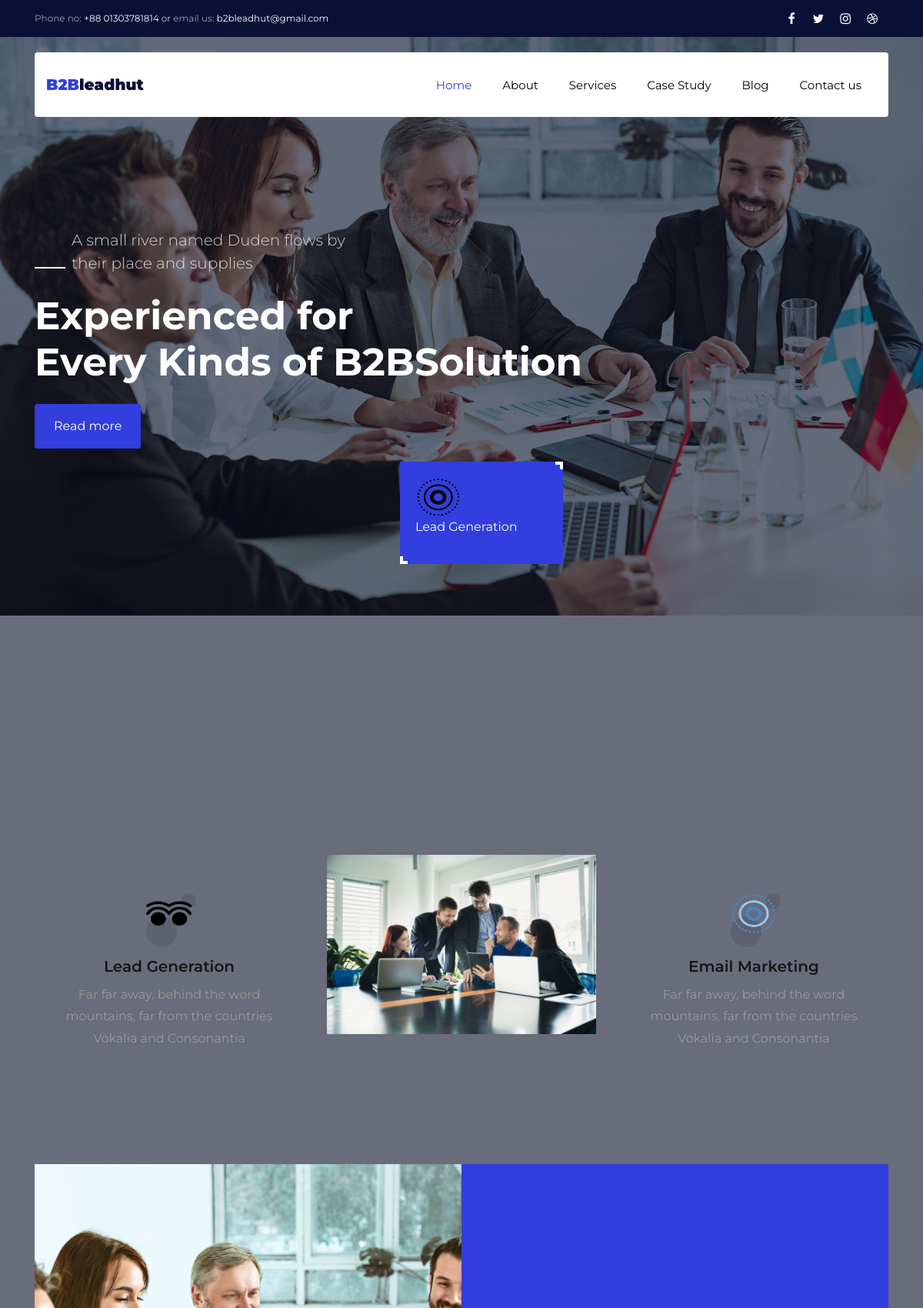
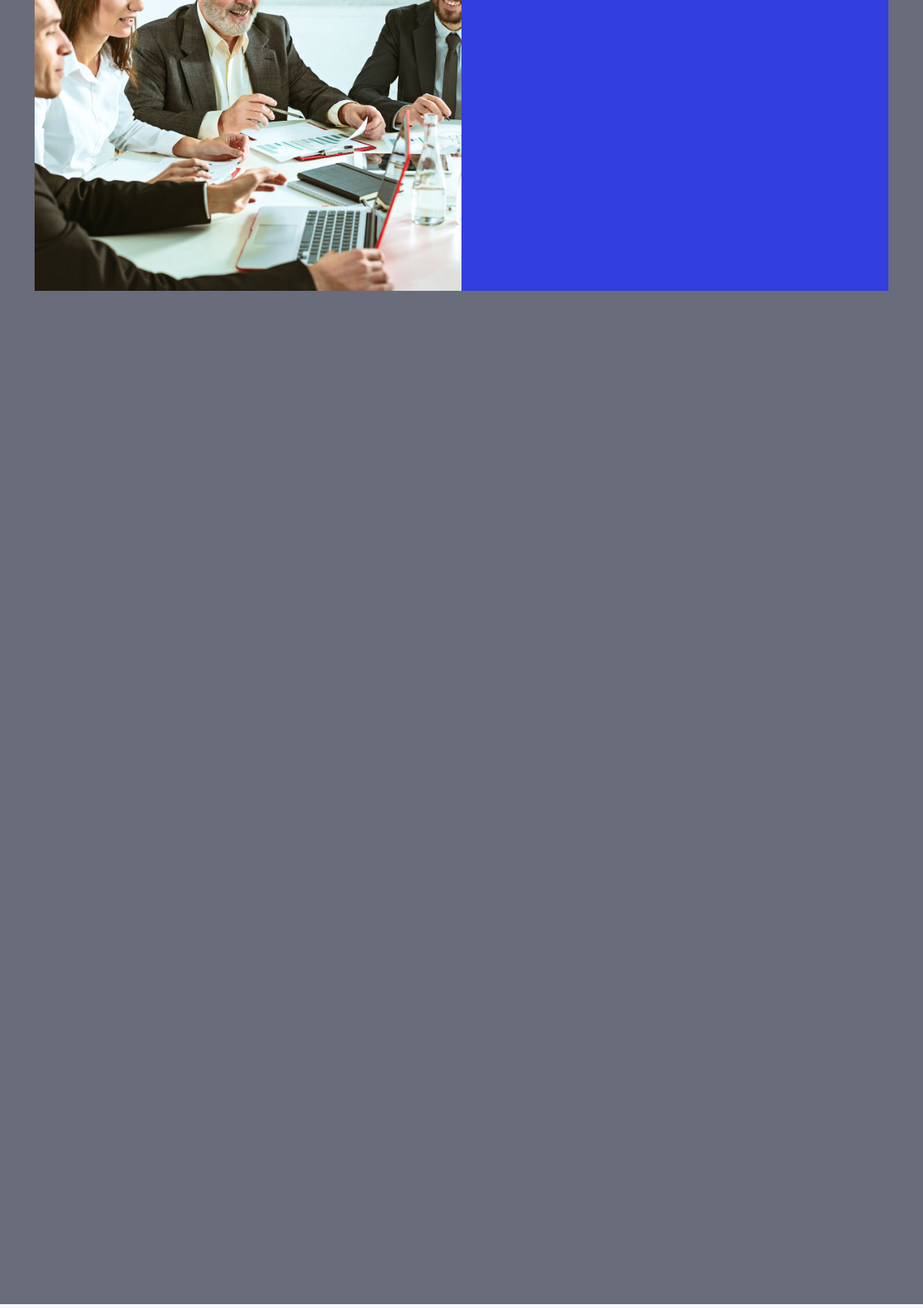
The page / (upper part) on the database its author committed (2 pictures, top to bottom).
### service/models.py (models this page shows, shortened)
class ServiceItem(models.Model):
    icon = IconField(blank=True, null=True)
    icon_v2 = models.ImageField(upload_to="icon/img", blank=True, null=True)
    title = models.CharField(max_length=50, blank=True, null=True)
    details = models.CharField(max_length=50, blank=True, null=True)

### base_app/models.py (models this page shows, shortened)
class AboutPromoLeftItem(models.Model):
    icon = models.ImageField(upload_to="img/icon", blank=True, null=True)
    title = models.CharField(max_length=50, blank=True, null=True)
    sub_content = models.CharField(max_length=100, blank=True, null=True)
    plank_left = models.BooleanField(default=False)

class AboutPromoBanner(models.Model):
    title = models.CharField(max_length=50, blank=True, null=True)
    image = models.ImageField(upload_to="banner/img", blank=True, null=True)

class AboutPromoRightItem(models.Model):
    icon = models.ImageField(upload_to="img/icon", blank=True, null=True)
    title = models.CharField(max_length=50, blank=True, null=True)
    sub_content = models.CharField(max_length=100, blank=True, null=True)
    plank_right = models.BooleanField(default=False)

class About(models.Model):
    title = models.CharField(max_length=150, blank=True, null=True)
    sub_content = models.TextField(blank=True, null=True)
    Project_Complete = models.IntegerField(default=1, blank=True, null=True)
    Happy_Clients = models.IntegerField(default=1, blank=True, null=True)
    Business_Partners = models.IntegerField(default=1, blank=True, null=True)
    B2b_Consultant = models.IntegerField(default=1, blank=True, null=True)
    left_banner_image = models.ImageField(upload_to="promo/img", height_field=None, width_field=None, max_length=None)

### base_app/views.py (the view, shortened to what this page needs)
# urls.py: path('', IndexTemplateView, name="index"),
def IndexTemplateView(request):
    service = ServiceItem.objects.all().order_by('-id')
    serviceTop = ServiceItem.objects.all()[:3]
    service_price = ServicePrice.objects.all()
    strategic_work = StrategicWork.objects.all()
    category = Category.objects.all()
    AboutIndex = About.objects.all()
    AboutTeamIndex = AboutTeam.objects.all()
    AboutPromoIndex = AboutPromoTitle.objects.all()
    AboutLeftPromoIndex = AboutPromoLeftItem.objects.all()
    AboutPromoTitleIndex = AboutPromoTitle.objects.all()
    AboutMedelPromoIndex = AboutPromoBanner.objects.all()
    AboutRightPromoIndex = AboutPromoRightItem.objects.all()
    blog_Post = Blog.objects.all().order_by('-timestamp')[:3]
    return render(request, 'index.html', context={
        'service': service,
        'service_price': service_price,
        'strategic_work': strategic_work,
        'category': category,
        'about': AboutIndex,
        'serviceTop': serviceTop,
        'AboutTeam': AboutTeamIndex,
        'blog_Post': blog_Post,
        'AboutPromo': AboutPromoIndex,
        'AboutLeftPromo': AboutLeftPromoIndex,
        'AboutPromoTitle': AboutPromoTitleIndex,
        'AboutMedelPromo': AboutMedelPromoIndex,
        'AboutRightPromo': AboutRightPromoIndex
    })

### base_app/models.py (called while the page is built)
    def get_absolute_url(self):
        return reverse("blog-singel", kwargs={"slug": self.slug})

### service/models.py (called while the page is built)
    def get_absolute_url(self):
        return reverse("order", kwargs={"id": self.id})

### template/index.html (shortened to what this page needs)
{% extends 'base.html' %}
{% load static %}
{% block content %}
	<div class="hero-wrap js-fullheight" style="background-image: url('{% static 'images/bg_1.jpg' %}');" data-stellar-background-ratio="0.5">
		<div class="container">
			<div class="row no-gutters slider-text js-fullheight align-items-center" data-scrollax-parent="true">
				<div class="col-md-8 ftco-animate mt-5 pt-md-5" data-scrollax=" properties: { translateY: '70%' }">
					<div class="row">
						<div class="col-md-7">
							<p class="mb-4 pl-md-5 line" data-scrollax="properties: { translateY: '30%', opacity: 1.6 }">A small river named Duden flows by their place and supplies</p>
						</div>
					</div>
					<h1 class="mb-4" data-scrollax="properties: { translateY: '30%', opacity: 1.6 }">Experienced for <br>Every Kinds of B2BSolution</h1>
					<p><a href="#" class="btn btn-primary px-4 py-3">Read more</a></p>
				</div>
			</div>
		</div>
	</div>
	<section class="ftco-intro">
		<div class="container">
			<div class="row justify-content-end">
				<div class="col-md-7">
					<div class="row no-gutters d-flex align-items-stretch">
						{% for top in serviceTop %}
						<div class="col-md-4 d-flex align-self-stretch ftco-animate">
							<div class="services-1">
								<div class="line"></div>
								<img src="{{ top.icon_v2.url }}" alt="" width="60", height="53">
								<div class="media-body">
									<h3 class="heading mb-3">{{ top.title }}</h3>
								</div>
							</div>
						</div>
						{% endfor %}
					</div>
				</div>
			</div>
		</div>
	</section>
<section class="ftco-section">
 <div class="container">
  <div class="row justify-content-center pb-5">
  </div>
  <div class="row">
  {% for pl in AboutLeftPromo %}
    {% if pl.plank_left == True %}
   <div class="col-md-4">
    <div class="services-2 text-center">
     <div class="icon">
      <img src="{{ pl.icon.url }}" width="60" height="53" alt="icon"/>
    </div>
    <div class="text">
      <h3>{{ pl.title }}</h3>
      <p>{{ pl.sub_content }}</p>
    </div>
  </div>
  {% endif %}
  {% endfor %}
</div>
{% for pl in AboutMedelPromo %}
<div class="col-md-4">
  <img src="{{ pl.image.url }}" width="350" height="330" class="img-fluid" alt="">
</div>
{% endfor %}
{% for pl in AboutRightPromo %}
{% if pl.plank_right == True %}
<div class="col-md-4">
  <div class="services-2 text-center">
   <div class="icon">
    <img src="{{ pl.icon.url }}" width="60" height="53" alt="icon"/>
  </div>
  <div class="text">
    <h3>{{ pl.title }}</h3>
    <p>{{ pl.sub_content }}</p>
  </div>
</div>
{% endif %}
{% endfor %}
</div>
</div>
</div>
</section>
	<section class="ftco-counter img" id="section-counter">
 <div class="container">
  <div class="row no-gutters d-flex">
  {% for ab in about %}
  <div class="col-md-6 d-flex">
    <div class="img d-flex align-self-stretch" style="background-image:url({{ ab.left_banner_image.url }});"></div>
  </div>
  {% endfor %}
  {% for ab in about %}
  <div class="col-md-6 p-3 pl-md-5 py-5 bg-primary">
    <div class="row justify-content-start pb-3">
    </div>
  {% endfor %}
    {% for abCount in about %}
    <div class="row">
    </div>
    {% endfor %}
  </div>
</div>
</div>
	</section>
	<section class="ftco-section services-section">
		<div class="container">
			<div class="row justify-content-center pb-5">
			</div>
			<div class="row d-flex no-gutters">
			</div>
		</div>
	</section>
	<section class="ftco-section ftco-no-pt">
		<div class="container">
			<div class="row justify-content-center pb-5">
			</div>
			<div class="row">
			</div>
		</div>
	</section>
	<section class="ftco-section bg-light ftco-faqs">
	</section>
{% endblock content %}

### rows shown on the page
ServiceItem: icon_v2 (picture), title "Lead Generation"
AboutPromoLeftItem: icon (picture), title "Lead Generation", sub_content "Far far away, behind the word mountains, far from the countries Vokalia and Consonantia"
AboutPromoBanner: image (picture)
AboutPromoRightItem: icon (picture), title "Email Marketing", sub_content "Far far away, behind the word mountains, far from the countries Vokalia and Consonantia"
About: left_banner_image (picture)
